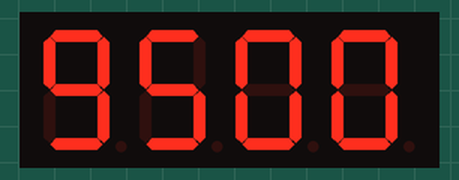
Simulated run of this sketch. Board: Arduino Uno, built with avr-gcc and run on an emulated ATmega328P. Parts: 4-digit seven-segment display.

Above: at 0.17 s.
At 4.86 s:
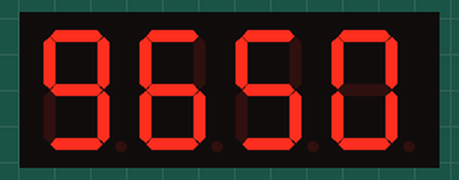
At 9.85 s:
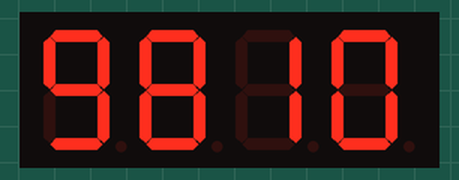
At 19.84 s:
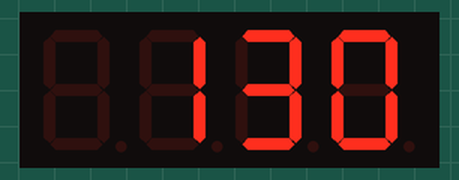
At 29.84 s:
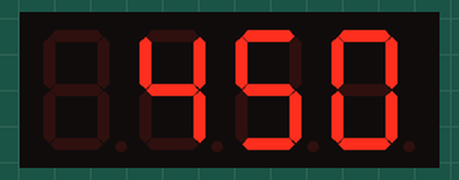
At 39.83 s:
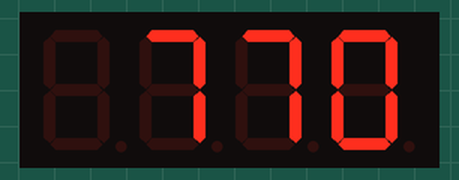

The sketch:

14c_TM1637_odliczanie.ino
```cpp
#include <TM1637Display.h>
#define CLK 2
#define DIO 3
TM1637Display display(CLK, DIO);

int licznik = 9500;

void setup() {
  display.setBrightness(0x09);
}

void loop() {
  display.showNumberDec(licznik,false,4,0);
  licznik = licznik + 1;
  if (licznik >= 10000){
    licznik = 0;
  }
  delay(10);
}
```
